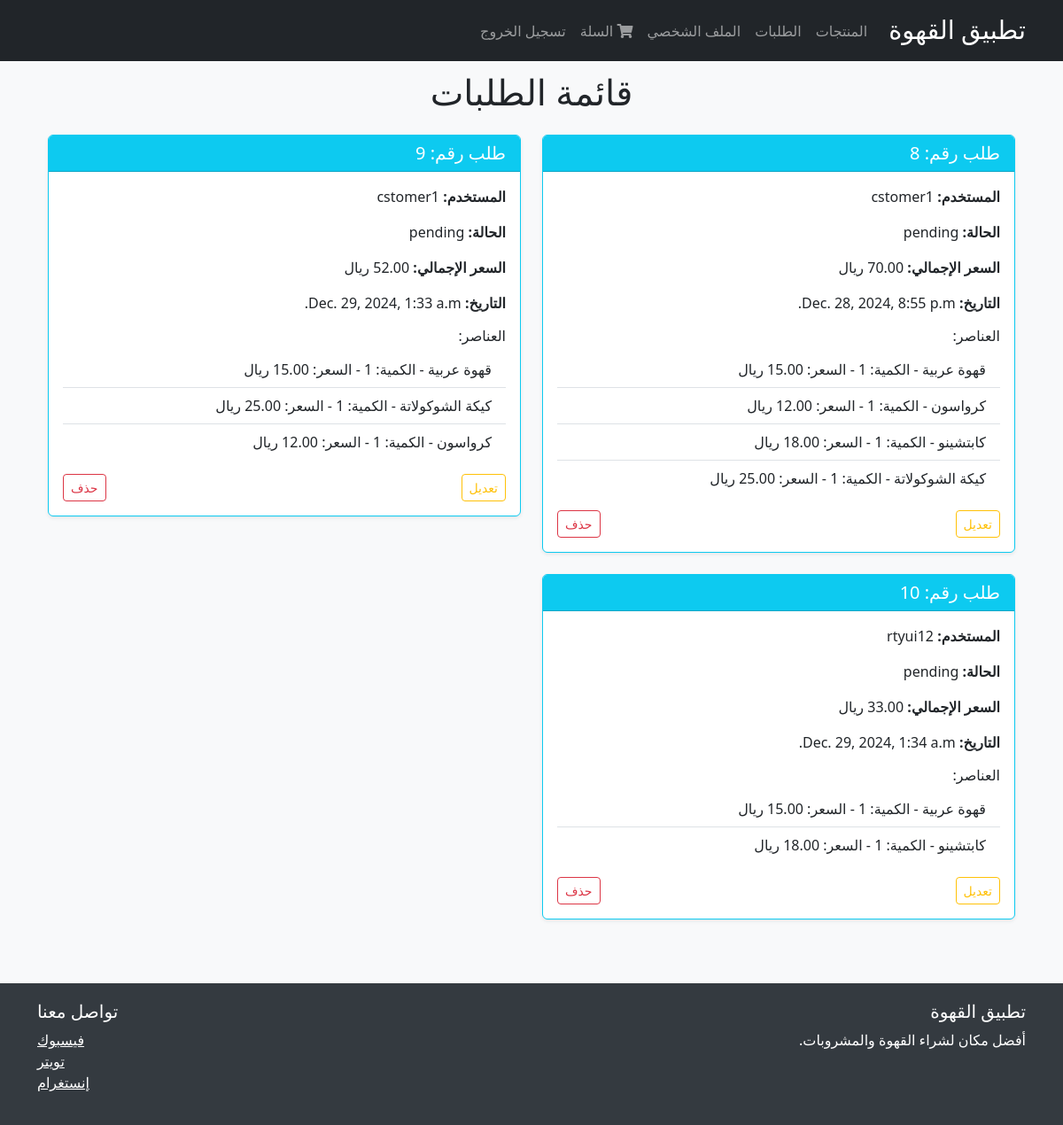
/orders/orders/ (signed in), run on the app's committed database.
### orders/models.py (models this page shows, shortened)
class Order(models.Model):
    STATUS_CHOICES = [
        ('pending', 'قيد الانتظار'),
        ('processing', 'قيد التحضير'),
        ('completed', 'مكتمل'),
        ('cancelled', 'ملغي'),
    ]
    user = models.ForeignKey(User, on_delete=models.CASCADE)
    status = models.CharField(max_length=20, choices=STATUS_CHOICES, default='pending')
    created_at = models.DateTimeField(auto_now_add=True)
    updated_at = models.DateTimeField(auto_now=True)
    total_price = models.DecimalField(max_digits=10, decimal_places=2)

class OrderItem(models.Model):
    order = models.ForeignKey(Order, related_name='items', on_delete=models.CASCADE)
    product = models.ForeignKey(Product, on_delete=models.CASCADE)
    quantity = models.PositiveIntegerField()
    price = models.DecimalField(max_digits=10, decimal_places=2)  # سعر المنتج وقت الطلب

### products/models.py (models this page shows, shortened)
class Product(models.Model):
    CATEGORY_CHOICES = [
        ('drinks', 'مشروبات'),
        ('snacks', 'وجبات خفيفة'),
    ]
    name = models.CharField(max_length=255, verbose_name='اسم المنتج')
    description = models.TextField(verbose_name='وصف المنتج')
    price = models.DecimalField(max_digits=10, decimal_places=2, verbose_name='السعر')
    stock = models.IntegerField(verbose_name='الكمية المتوفرة')
    category = models.CharField(
        max_length=10,
        choices=CATEGORY_CHOICES,
        default='drinks',
        verbose_name='الفئة'
    )
    image = models.ImageField(upload_to='products/', null=True, blank=True, verbose_name='صورة المنتج')
    class Meta:
        verbose_name = 'منتج'
        verbose_name_plural = 'منتجات'
        ordering = ['category', 'name']

### orders/views.py (the view)
# urls.py: path('orders/', views.order_list, name='order_list'),
def order_list(request):
    if request.user.is_staff or request.user.is_superuser:
        orders = Order.objects.all()
    else:
        orders = Order.objects.filter(user=request.user)
    return render(request, 'orders/list.html', {'orders': orders})

### templates/orders/list.html (shortened to what this page needs)
{% extends 'base.html' %}
{% block content %}
<div class="container mt-4">
    <h1 class="my-4 text-center">قائمة الطلبات</h1>
    <div class="row">
        {% for order in orders %}
        <div class="col-md-6 mb-4">
            <div class="card border-info shadow-sm">
                <div class="card-header bg-info text-white">
                    <h5 class="card-title mb-0">طلب رقم: {{ order.id }}</h5>
                </div>
                <div class="card-body">
                    <p class="card-text"><strong>المستخدم:</strong> {{ order.user.username }}</p>
                    <p class="card-text"><strong>الحالة:</strong> {{ order.status }}</p>
                    <p class="card-text"><strong>السعر الإجمالي:</strong> {{ order.total_price }} ريال</p>
                    <p class="card-text"><strong>التاريخ:</strong> {{ order.created_at }}</p>
                    <h6 class="mt-3">العناصر:</h6>
                    <ul class="list-group list-group-flush">
                        {% for item in order.items.all %}
                        <li class="list-group-item">{{ item.product.name }} - الكمية: {{ item.quantity }} - السعر: {{ item.price }} ريال</li>
                        {% endfor %}
                    </ul>
                    {% if user.is_staff or user.is_superuser %}
                    <div class="d-flex justify-content-between align-items-center mt-3">
                        <a href="{% url 'order_edit' order.id %}" class="btn btn-outline-warning btn-sm">تعديل</a>
                        <button class="btn btn-outline-danger btn-sm" onclick="confirmDelete({{ order.id }})">حذف</button>
                    </div>
                    {% endif %}
                </div>
            </div>
        </div>
        {% endfor %}
    </div>
</div>
{% endblock %}

### templates/base.html (style rules this page uses)
body { padding-top: 56px; background-color: #f8f9fa; }

### data on the page
Order: id "8", user.username "cstomer1", status "pending", created_at "Dec. 28, 2024, 8:55 p.m."
OrderItem: product.name "قهوة عربية", quantity "1"
OrderItem: product.name "كرواسون", quantity "1"
OrderItem: product.name "كابتشينو", quantity "1"
OrderItem: product.name "كيكة الشوكولاتة"
Order: id "9", user.username "cstomer1", status "pending", created_at "Dec. 29, 2024, 1:33 a.m."
OrderItem: product.name "قهوة عربية", quantity "1"
OrderItem: product.name "كيكة الشوكولاتة"
OrderItem: product.name "كرواسون", quantity "1"
Order: id "10", user.username "rtyui12", status "pending", created_at "Dec. 29, 2024, 1:34 a.m."
OrderItem: product.name "قهوة عربية", quantity "1"
OrderItem: product.name "كابتشينو", quantity "1"
